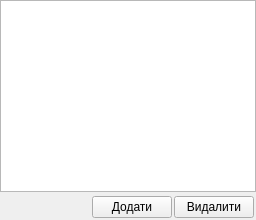
  <widget class="QDockWidget" name="dockWidget_pilgy">
   <property name="features">
    <set>QDockWidget::DockWidgetFloatable|QDockWidget::DockWidgetMovable</set>
   </property>
   <property name="windowTitle">
    <string>Таблиця ПІЛЬГИ</string>
   </property>
   <attribute name="dockWidgetArea">
    <number>1</number>
   </attribute>
   <widget class="QWidget" name="dockWidgetContents_pilgy">
    <layout class="QGridLayout">
     <property name="horizontalSpacing">
      <number>0</number>
     </property>
     <property name="verticalSpacing">
      <number>2</number>
     </property>
     <property name="margin">
      <number>0</number>
     </property>
     <item row="0" column="0">
      <layout class="QVBoxLayout">
       <property name="spacing">
        <number>2</number>
       </property>
       <property name="margin">
        <number>0</number>
       </property>
       <item>
        <widget class="QTableView" name="tableView_pilgy">
         <property name="focusPolicy">
          <enum>Qt::ClickFocus</enum>
         </property>
         <property name="statusTip">
          <string>Таблиця ПІЛЬГИ</string>
         </property>
         <property name="sortingEnabled">
          <bool>true</bool>
         </property>
        </widget>
       </item>
       <item>
        <layout class="QHBoxLayout">
         <property name="spacing">
          <number>2</number>
         </property>
         <property name="margin">
          <number>2</number>
         </property>
         <item>
          <spacer name="horizontalSpacer_5">
           <property name="orientation">
            <enum>Qt::Horizontal</enum>
           </property>
           <property name="sizeHint" stdset="0">
            <size>
             <width>40</width>
             <height>20</height>
            </size>
           </property>
          </spacer>
         </item>
         <item>
          <widget class="QPushButton" name="pushButton_add_pilgy">
           <property name="focusPolicy">
            <enum>Qt::ClickFocus</enum>
           </property>
           <property name="statusTip">
            <string>Додати новий запис</string>
           </property>
           <property name="text">
            <string>Додати</string>
           </property>
           <property name="icon">
            <iconset resource="tke/tke_rc">
             <normaloff>:/pictures/pictures/bluplus.png</normaloff>:/pictures/pictures/bluplus.png</iconset>
           </property>
           <property name="iconSize">
            <size>
             <width>12</width>
             <height>12</height>
            </size>
           </property>
           <property name="flat">
            <bool>false</bool>
           </property>
          </widget>
         </item>
         <item>
          <widget class="QPushButton" name="pushButton_del_pilgy">
           <property name="focusPolicy">
            <enum>Qt::ClickFocus</enum>
           </property>
           <property name="statusTip">
            <string>Видалити позначений запис</string>
           </property>
           <property name="text">
            <string>Видалити</string>
           </property>
           <property name="icon">
            <iconset resource="tke/tke_rc">
             <normaloff>:/pictures/pictures/bluminus.png</normaloff>:/pictures/pictures/bluminus.png</iconset>
           </property>
           <property name="iconSize">
            <size>
             <width>12</width>
             <height>12</height>
            </size>
           </property>
          </widget>
         </item>
        </layout>
       </item>
      </layout>
     </item>
    </layout>
   </widget>
  </widget>
